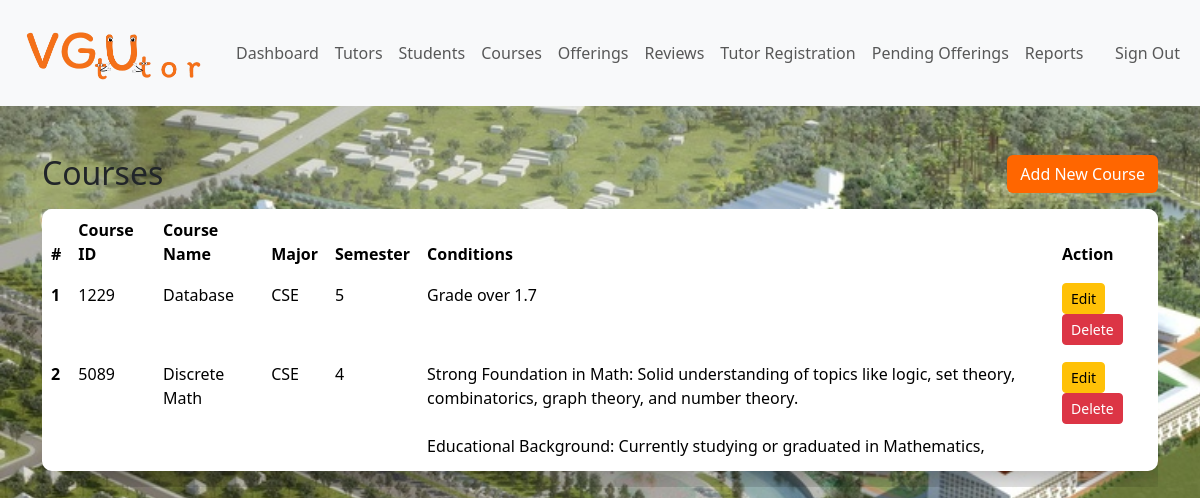
Page /admin/course_processing/course.php (signed in) on the committed database.
### tables this page shows
CREATE TABLE `course` (
  `courseid` int(11) NOT NULL,
  `course_name` varchar(50) DEFAULT NULL,
  `major` varchar(3) DEFAULT NULL,
  `semester` int(11) DEFAULT NULL,
  `cond` varchar(1000) DEFAULT NULL
);

### admin/data/course.php (called while the page is built, shortened)
<?php
    function getAllCourses($conn) {
        $sql = "SELECT * FROM course";
        $stmt = $conn->prepare($sql);
        $stmt->execute();
        return $stmt->fetchAll(PDO::FETCH_ASSOC);
    }
?>

### admin/course_processing/course.php (the view, shortened to what this page needs)
<?php
if (isset($_SESSION['adminid']) && isset($_SESSION['role']) && $_SESSION['role'] == 'Admin') {
    include "../../DB_connection.php";
    include "../data/course.php";
    $courses = getAllCourses($conn);
?>
<!DOCTYPE html>
<html lang="en">
<head>
    <link rel="stylesheet" href="https://cdn.jsdelivr.net/npm/bootstrap@5.3.6/dist/css/bootstrap.min.css">
    <link rel="stylesheet" href="../../css/style.css">
</head>
<body class="body-home">
    <?php include "../inc/navbar.php"; ?>
    <div class="container mt-5">
        <div class="d-flex justify-content-between align-items-center mb-3">
            <h2 class="mb-0">Courses</h2>
            <a href="addCourse.php" class="btn bg-orange text-white">
                <i class="fa fa-plus"></i> Add New Course
            </a>
        </div>
        <?php if ($courses && count($courses) > 0): ?>
            <div class="table-responsive">
                <table id="table" class="table table-bordered">
                    <thead>
                        <tr>
                            <th scope="col">#</th>
                            <th scope="col">Course ID</th>
                            <th scope="col">Course Name</th>
                            <th scope="col">Major</th>
                            <th scope="col">Semester</th>
                            <th scope="col" style="min-width:200px;">Conditions</th>
                            <th scope="col">Action</th>
                        </tr>
                    </thead>
                    <tbody>
                        <?php foreach ($courses as $i => $row): ?>
                        <tr>
                            <th scope="row"><?= $i + 1 ?></th>
                            <td><?= htmlspecialchars($row['courseid']) ?></td>
                            <td><?= htmlspecialchars($row['course_name']) ?></td>
                            <td><?= htmlspecialchars($row['major']) ?></td>
                            <td><?= htmlspecialchars($row['semester']) ?></td>
                            <td>
                                <div style="max-height:100px; overflow-y:auto;"><?= nl2br(htmlspecialchars($row['cond'])) ?></div>
                            </td>
                            <td>
                                <a href="editCourse.php?courseid=<?= urlencode($row['courseid']) ?>" class="btn btn-warning btn-sm">Edit</a>
                                <button type="button"
                                        class="btn btn-danger btn-sm"
                                        data-bs-toggle="modal"
                                        data-bs-target="#deleteModal"
                                        data-courseid="<?= htmlspecialchars($row['courseid']) ?>">
                                    Delete
                                </button>
                            </td>
                        </tr>
                        <?php endforeach; ?>
                    </tbody>
                </table>
            </div>
        <?php else: ?>
            <div class="alert alert-info w-50 m-5 mx-auto text-center" role="alert">
                No courses found!
            </div>
        <?php endif; ?>
    </div>
</body>
</html>
<?php
} else {
    header("Location: ../login.php?error=Unauthorized access");
    exit;
}
?>

### css/style.css (style rules this page uses)
.body-home, .body-login { background: url(../img/NewCampus.jpg); background-size: cover; background-attachment: fixed; }
#table { border-radius: 10px; overflow: hidden; box-shadow: 0 0 50px rgba(0, 0, 0, 0.5); border: #fff; }
.bg-orange { background: #ff6600 !important; outline: none; color: #fff; }

### rows in the picture
course: courseid "1229", course_name "Database", major "CSE", semester "5", cond "Grade over 1.7"
course: courseid "5089", course_name "Discrete Math", major "CSE", semester "4", cond "Strong Foundation in Math: Solid understanding of topics like logic, set theory, combinatorics, graph theory, and number theory. Educational Background: Currently studying or graduated in Mathematics,…"
